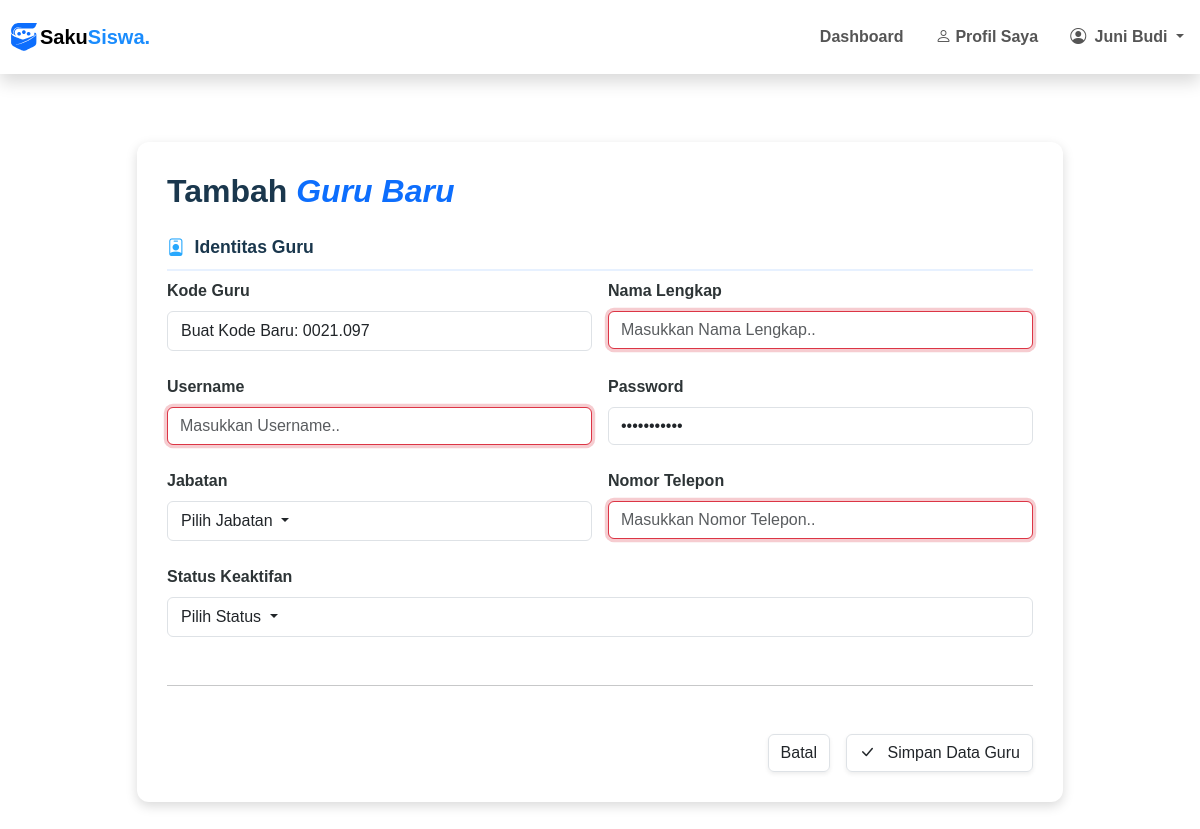
Page /pages/guru/add.php (signed in) on the earlier database version.
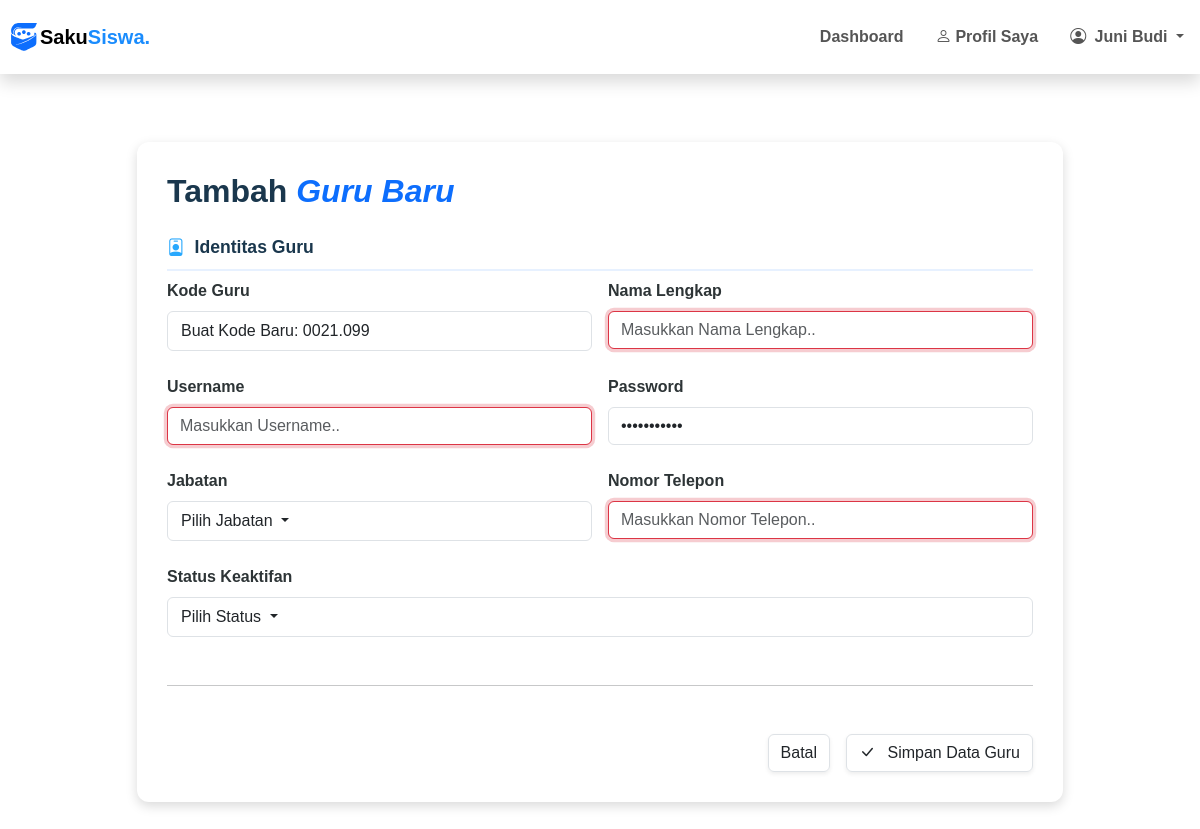
Same page on the later database version.
### tables this page shows
CREATE TABLE `guru` (
  `kode_guru` char(8) NOT NULL,
  `nama_pengguna` varchar(100) DEFAULT NULL,
  `role` enum('admin','bk','guru','manajemen','siswa') DEFAULT 'guru',
  `username` varchar(50) DEFAULT NULL,
  `password` varchar(70) DEFAULT NULL,
  `aktif` enum('Y','N') DEFAULT NULL,
  `jabatan` varchar(50) DEFAULT NULL,
  `telp` varchar(16) DEFAULT NULL
);

### pages/guru/add.php (the view, shortened to what this page needs)
<?php
include ROOTPATH . "/config/config.php";
include ROOTPATH . "/includes/header.php";
$query_last = mysqli_query($conn, "SELECT kode_guru FROM guru ORDER BY kode_guru DESC LIMIT 1");
$last_kode = mysqli_fetch_assoc($query_last)['kode_guru'] ?? '0021.000';
$last_number = intval(explode('.', $last_kode)[1]);
$new_number = str_pad($last_number + 1, 3, '0', STR_PAD_LEFT);
$new_kode_guru = "0021." . $new_number;
?>
<div class="container py-5">
    <div class="row justify-content-center">
        <div class="col-lg-10">
            <div class="form-container">
                <div class="d-flex align-items-center mb-4">
                    <h2 class="main-title mb-0" style="color: #1a374d; font-weight: 700;">
                        Tambah <span class="text-primary fst-italic">Guru Baru</span>
                    </h2>
                </div>
                <form action="/SistemPoin/process/guru_process.php" method="POST">
                    <div class="form-section-title">
                        <i class="bi bi-person-badge"></i> Identitas Guru
                    </div>
                    <div class="row g-3 mb-4">
                        <div class="col-md-6">
                            <label class="form-label">Kode Guru</label>
                            <div class="dropdown border rounded">
                                <button class="btn w-100 text-start" type="button" id="dropdown_kode_guru" data-bs-toggle="dropdown">
                                    Buat Kode Baru: <?= $new_kode_guru ?>
                                </button>
                            </div>
                        </div>
                        <div class="col-md-6">
                            <label class="form-label">Nama Lengkap</label>
                            <input type="text" name="nama_pengguna" class="form-control" placeholder="Masukkan Nama Lengkap.." required>
                        </div>
                        <div class="col-md-6">
                            <label class="form-label">Username</label>
                            <input type="text" name="username" class="form-control" placeholder="Masukkan Username.." required>
                        </div>
                        <div class="col-md-6">
                            <label class="form-label">Password</label>
                            <input type="password" name="password" class="form-control" placeholder="Default: Guru12345*!" value="Guru12345*!" required>
                        </div>
                        <div class="col-md-6">
                            <label class="form-label">Jabatan</label>
                            <div class="dropdown border rounded">
                                <button class="btn dropdown-toggle-filter dropdown-toggle w-100 text-start" type="button" id="dropdown_jabatan" data-bs-toggle="dropdown">
                                    Pilih Jabatan
                                </button>
                            </div>
                        </div>
                        <div class="col-md-6">
                            <label class="form-label">Nomor Telepon</label>
                            <input type="number" name="telp" class="form-control" placeholder="Masukkan Nomor Telepon.." required>
                        </div>
                        <div class="col-12">
                            <label class="form-label">Status Keaktifan</label>
                            <div class="dropdown border rounded">
                                <button class="btn dropdown-toggle-filter dropdown-toggle w-100 text-start" type="button" id="dropdown_aktif" data-bs-toggle="dropdown">
                                    Pilih Status
                                </button>
                            </div>
                        </div>
                    </div>
                    <hr class="my-5">
                    <div class="d-flex justify-content-end gap-3">
                        <a href="list.php" class="btn btn-cancel shadow-sm border">Batal</a>
                        <button type="submit" class="btn btn-save shadow-sm border">
                            <i class="bi bi-check-lg me-2"></i> Simpan Data Guru
                        </button>
                    </div>
                </form>
            </div>
        </div>
    </div>
</div>
<?php include ROOTPATH . "/includes/footer.php"; ?>

Differences in the rows shown:
no longer on this page (row edited): guru: kode_guru "0021.097"
added guru: kode_guru "0021.099"
